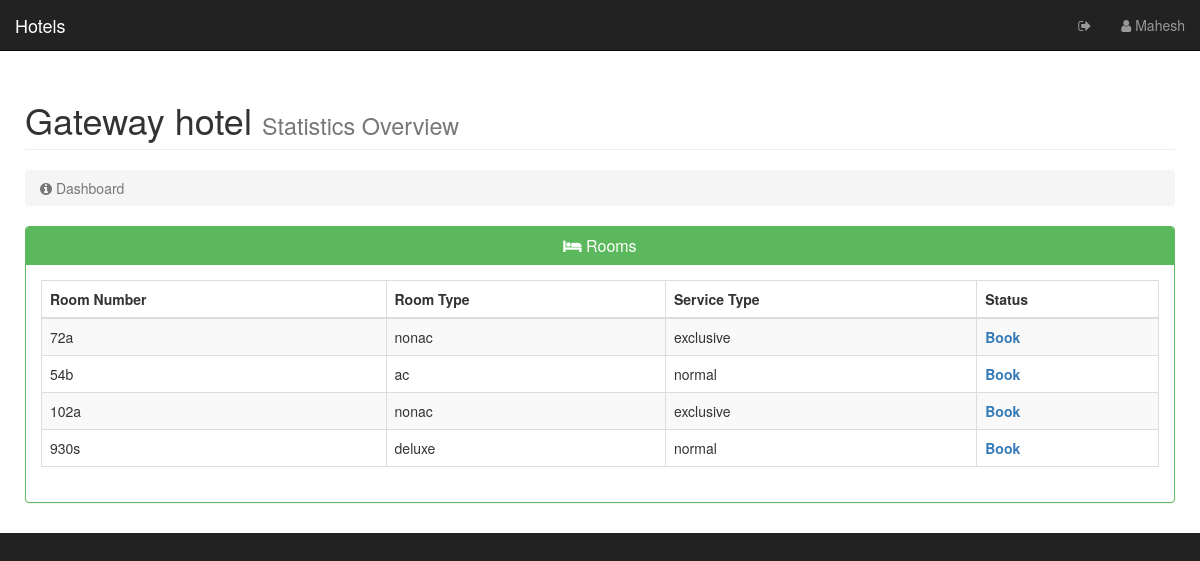
/my/public/book.php?name=gateway+hotel (signed in), run on the app's committed database.
### tables this page shows
CREATE TABLE `users` (
  `id` int(11) NOT NULL,
  `name` varchar(100) NOT NULL,
  `username` varchar(100) NOT NULL,
  `hashed_password` varchar(100) NOT NULL,
  `phno` varchar(20) NOT NULL
);

CREATE TABLE `hotels` (
  `name` varchar(14) DEFAULT NULL,
  `loc` varchar(9) DEFAULT NULL,
  `roomno` varchar(7) DEFAULT NULL,
  `room_type` varchar(9) DEFAULT NULL,
  `service_type` varchar(12) DEFAULT NULL,
  `id` int(11) NOT NULL,
  `state` int(11) NOT NULL DEFAULT '0',
  `guest` varchar(100) NOT NULL
);

### my/public/book.php (the view, shortened to what this page needs)
<?php require_once("../includes/db_connection.php");?>
<?php
    $current_user = $_SESSION["username"];
    $name_query = "SELECT * FROM users WHERE username = '{$current_user}' LIMIT 1";
    $name_result = mysqli_query($conn, $name_query);
    $name_title = mysqli_fetch_assoc($name_result);
    $first_name = explode(" ", $name_title['name']);
  $hotel = $_GET['name'];
  $hotel_query = "SELECT * FROM hotels WHERE name = '{$hotel}'";
  $hotel_result = mysqli_query($conn, $hotel_query);
?>
<!DOCTYPE html>
<html lang="en">
<head>
    <link href="css/bootstrap.min.css" rel="stylesheet">
    <link href="css/sb-admin.css" rel="stylesheet">
    <link href="css/plugins/morris.css" rel="stylesheet">
    <link href="font-awesome/css/font-awesome.min.css" rel="stylesheet" type="text/css">
    <link rel="stylesheet" type="text/css" href="https://maxcdn.bootstrapcdn.com/font-awesome/4.6.3/css/font-awesome.min.css">
</head>
<body>
    <div >
        <nav class="navbar navbar-inverse navbar-fixed-top" role="navigation">
            <div class="navbar-header">
                <a class="navbar-brand" href="index.php">Hotels</a>
            </div>
            <ul class="nav navbar-right top-nav">
                <li class="dropdown">
                    <a href="logout.php" class="dropdown-toggle" ><i class="fa fa-sign-out"></i> </a>
                </li>
                <li class="dropdown">
                    <a href="#" class="dropdown-toggle" data-toggle="dropdown"><i class="fa fa-user"></i> <?php echo htmlentities($first_name[0]); ?> </a>
                </li>
            </ul>
        </nav>
        <div id="page-wrapper">
            <div class="container-fluid">
                <div class="row">
                    <div class="col-lg-12">
                        <h1 class="page-header">
                            <?php echo ucfirst($hotel); ?> <small>Statistics Overview</small>
                        </h1>
                        <ol class="breadcrumb">
                            <li class="active">
                                <i class="fa fa-info-circle"></i> Dashboard
                            </li>
                        </ol>
                    </div>
                </div>
                <div class="row">
                    <div class="col-lg-12" id="allot">
                        <div class="panel panel-green">
                            <div class="panel-heading">
                                <h3 class="panel-title text-center"><i class="fa fa-hotel"></i> Rooms</h3>
                            </div>
                            <div class="panel-body">
                                <div class="table-responisve">
                                    <table class="table table-bordered table-hover table-striped">
                                        <thead>
                                            <tr>
                                                <th>Room Number</th>
                                                <th>Room Type</th>
                                                <th>Service Type</th>
                                                <th>Status</th>
                                            </tr>
                                        </thead>
                                        <tbody>
                                    <?php
                                        while ($list = mysqli_fetch_assoc($hotel_result)) { ?>
                                            <tr>
                                                <td>
                                                    <?php echo $list['roomno']; ?>
                                                </td>
                                                <td><?php echo $list['room_type']; ?></td>
                                                <td><?php echo $list['service_type']; ?></td>
                                                <td>
                                                    <?php
                                                        if ($list['state']==1) {
                                                            echo "<span style='color:red;'>Booked</span>";
                                                        } else { ?>
                                                            <a href="bookUpdate.php?hotel=<?php echo urlencode($list['name']); ?>&roomno=<?php echo urlencode($list['roomno']); ?>"><strong>Book</strong></a>
                                                            <?php
                                                        }
                                                    ?>
                                                </td>
                                            </tr>
                                            <?php
                                        }
                                    ?>
                                        </tbody>
                                    </table>
                                </div>
                            </div>
                        </div>
                    </div>
                </div>
            </div>
        </div>
    </div>
</body>
</html>

### my/public/css/sb-admin.css (style rules this page uses)
body { margin-top: 100px; background-color: #222; }
@media (min-width:768px) { body { margin-top: 50px; } }
#page-wrapper { width: 100%; padding: 0; background-color: #fff; }
@media (min-width:768px) { #page-wrapper { padding: 10px; } }
.top-nav { padding: 0 15px; }
.top-nav>li { display: inline-block; float: left; }
.top-nav>li>a { padding-top: 15px; padding-bottom: 15px; line-height: 20px; color: #999; }
.panel-green { border-color: #5cb85c; }
.panel-green > .panel-heading { border-color: #5cb85c; color: #fff; background-color: #5cb85c; }

### data on the page
users: name "Mahesh"
hotels: roomno "72a", room_type "nonac", service_type "exclusive"
hotels: roomno "54b", room_type "ac", service_type "normal"
hotels: roomno "102a", room_type "nonac", service_type "exclusive"
hotels: roomno "930s", room_type "deluxe", service_type "normal"

### other printed values
$hotel "Gateway hotel"
